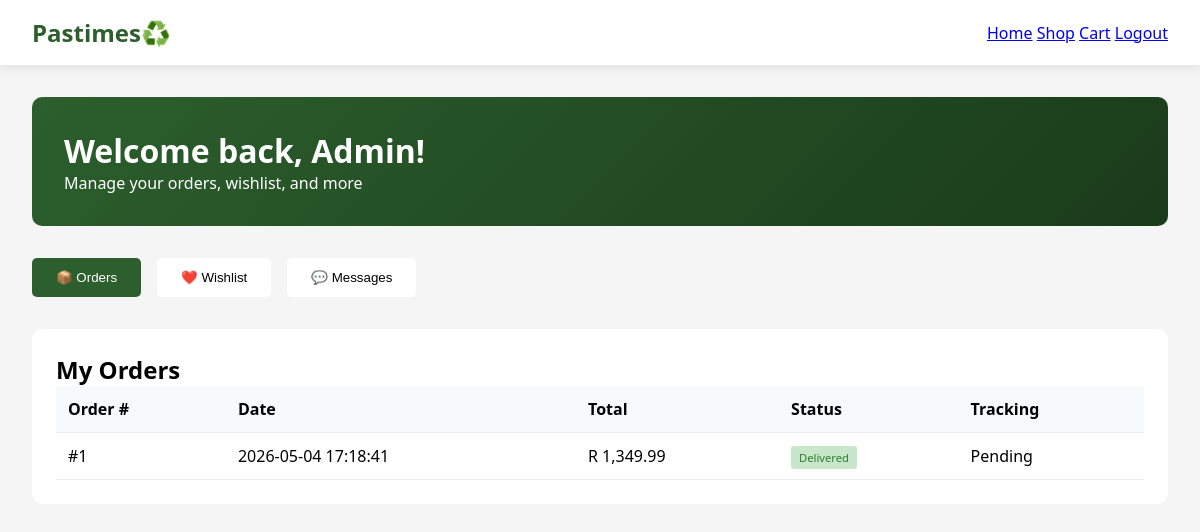
Screenshot of /dashboard.php (signed in) with the database file from the repository.
### tables this page shows
CREATE TABLE tblOrders (
    order_id INT PRIMARY KEY AUTO_INCREMENT,
    buyer_id INT,
    delivery_address TEXT,
    total_amount DECIMAL(10,2),
    order_status ENUM('pending', 'confirmed', 'shipped', 'delivered', 'cancelled') DEFAULT 'pending',
    tracking_number VARCHAR(100),
    order_date TIMESTAMP DEFAULT CURRENT_TIMESTAMP,
    FOREIGN KEY (buyer_id) REFERENCES tblUser(user_id) ON DELETE SET NULL
);

### dashboard.php (the view, shortened to what this page needs)
<?php
include 'DBConn.php';
$user_id = $_SESSION['user_id'];
$orders = $conn->query("SELECT * FROM tblOrders WHERE buyer_id = $user_id ORDER BY order_date DESC");
?>
<!DOCTYPE html>
<html lang="en">
<head>
</head>
<body>
    <nav class="navbar">
        <a href="index.php" class="logo">Pastimes♻️</a>
        <div class="nav-links">
            <a href="index.php">Home</a>
            <a href="shop.php">Shop</a>
            <a href="cart.php">Cart</a>
            <a href="logout.php">Logout</a>
        </div>
    </nav>
    <div class="dashboard-container">
        <div class="dashboard-header">
            <h1>Welcome back, <?php echo $_SESSION['name']; ?>!</h1>
            <p>Manage your orders, wishlist, and more</p>
        </div>
        <div class="dashboard-tabs">
            <button class="tab-btn active" onclick="showTab('orders')">📦 Orders</button>
            <button class="tab-btn" onclick="showTab('wishlist')">❤️ Wishlist</button>
            <button class="tab-btn" onclick="showTab('messages')">💬 Messages</button>
        </div>
        <div id="orders" class="tab-content active">
            <h2>My Orders</h2>
            <?php if($orders->num_rows > 0): ?>
            <table>
                <thead>
                    <tr><th>Order #</th><th>Date</th><th>Total</th><th>Status</th><th>Tracking</th></tr>
                </thead>
                <tbody>
                    <?php while($order = $orders->fetch_assoc()): ?>
                    <tr>
                        <td data-label="Order #">#<?php echo $order['order_id']; ?></td>
                        <td data-label="Date"><?php echo $order['order_date']; ?></td>
                        <td data-label="Total">R <?php echo number_format($order['total_amount'], 2); ?></td>
                        <td data-label="Status"><span class="status-badge status-<?php echo $order['order_status']; ?>"><?php echo ucfirst($order['order_status']); ?></span></td>
                        <td data-label="Tracking"><?php echo $order['tracking_number'] ?: 'Pending'; ?></td>
                    </tr>
                    <?php endwhile; ?>
                </tbody>
            </table>
            <?php else: ?>
                <p>No orders yet. <a href="shop.php">Start shopping!</a></p>
            <?php endif; ?>
        </div>
    </div>
</body>
</html>

### dashboard.php (style rules this page uses)
* { margin: 0; padding: 0; box-sizing: border-box; }
body { font-family: 'Segoe UI', Tahoma, Geneva, Verdana, sans-serif; background: #f5f5f5; }
.navbar { background: white; box-shadow: 0 2px 10px rgba(0,0,0,0.1); padding: 1rem 2rem; display: flex; justify-content: space-between; align-items: center; }
.logo { font-size: 1.5rem; font-weight: bold; color: #2c5f2d; text-decoration: none; }
.dashboard-container { max-width: 1200px; margin: 2rem auto; padding: 0 2rem; }
.dashboard-header { background: linear-gradient(135deg, #2c5f2d, #1a3b1a); color: white; padding: 2rem; border-radius: 10px; margin-bottom: 2rem; }
.dashboard-tabs { display: flex; gap: 1rem; margin-bottom: 2rem; flex-wrap: wrap; }
.tab-btn { padding: 0.75rem 1.5rem; background: white; border: none; border-radius: 5px; cursor: pointer; font-weight: 500; }
.tab-btn.active { background: #2c5f2d; color: white; }
.tab-content { display: none; background: white; border-radius: 10px; padding: 1.5rem; }
.tab-content.active { display: block; }
table { width: 100%; border-collapse: collapse; }
th, td { padding: 0.75rem; text-align: left; border-bottom: 1px solid #eee; }
th { background: #f8f9fa; }
.status-badge { padding: 0.25rem 0.5rem; border-radius: 3px; font-size: 0.7rem; }
.status-delivered { background: #c8e6c9; color: #2e7d32; }

### rows the page displays
tblorders: order_id "1", order_date "2026-05-04 17:18:41", total_amount "1,349.99", order_status "Delivered", tracking_number "Pending"

### other values shown
$_SESSION['name'] "Admin"
